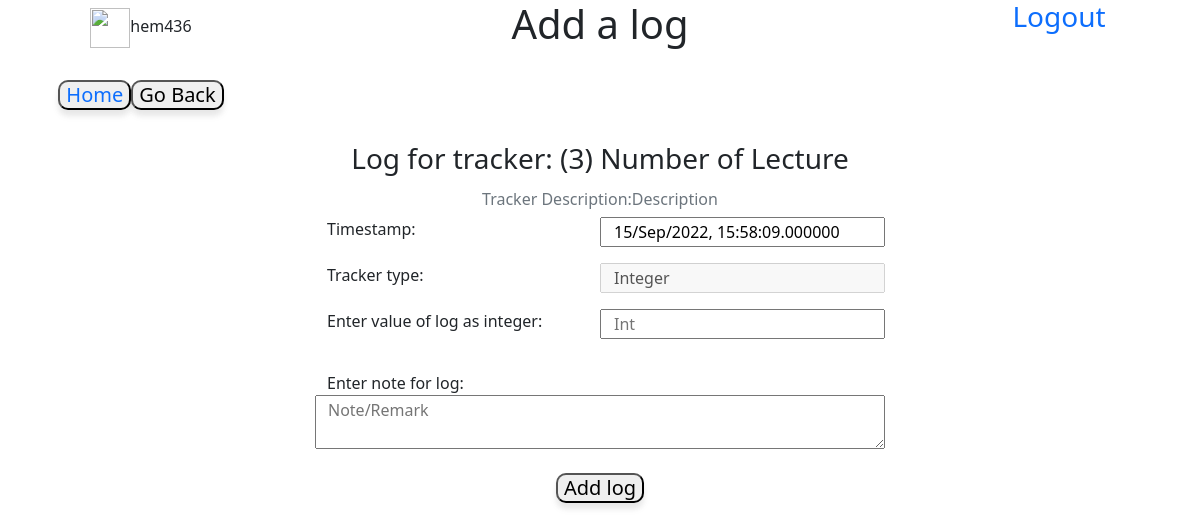
The app's page /3/log/add (signed in), older data.
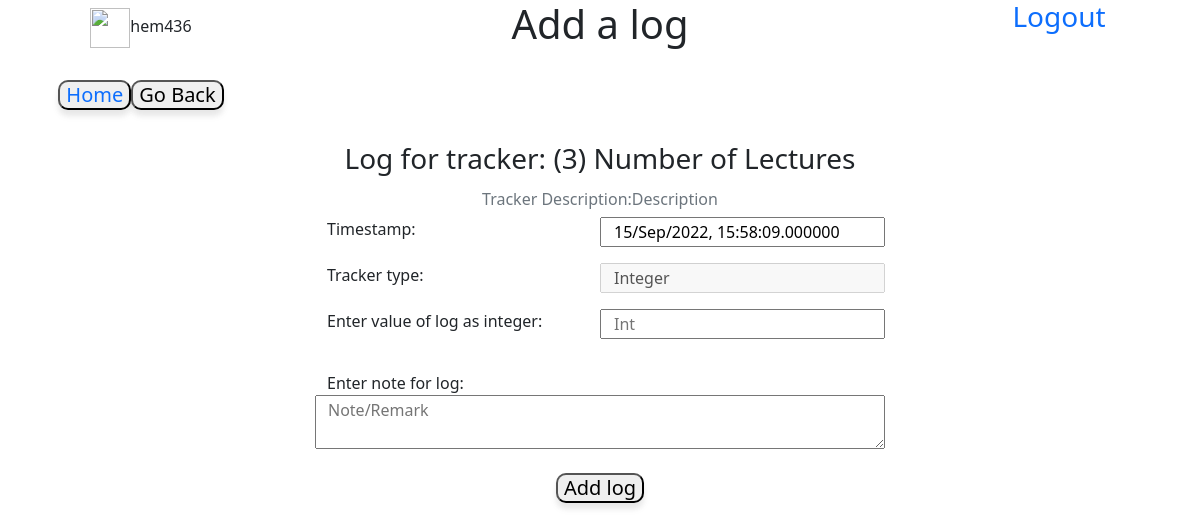
The same page, newer data.
### database.py (models this page shows)
class tracker(db.Model):
    user_id=db.Column(db.Integer,db.ForeignKey('user.id'),nullable=False)
    tracker_id=db.Column(db.Integer,primary_key=True,autoincrement=True)
    name=db.Column(db.String(30),nullable=False)
    desc=db.Column(db.String)
    type=db.Column(db.String,nullable=False)
    settings=db.Column(db.String)
    lastupdate=db.Column(db.DateTime)
    logs=db.relationship("log",cascade='all', backref="parent")

### application/controllers.py (the view, shortened to what this page needs)
@app.route('/<int:tracker_id>/log/add',methods=['GET','POST','PUT'])
@login_required
def add_logs(tracker_id): #
    if (tracker_id,) not in db.session.query(tracker.tracker_id).all():
        return notfound('tracker_id_not_found')
    t=tracker.query.get(tracker_id)
    timedict={'start':'','end':'','duration':''}
    if request.method=='GET':
        if request.args.get('start'):
            s=request.args.get('start')
        elif request.args.get('startb')=="start":
            s=datetime.now().strftime('%H:%M:%S')
        else:
            s=''
        if request.args.get('end'):
            e=request.args.get('end')
        elif request.args.get('endb')=="end":
            e=datetime.now().strftime('%H:%M:%S')
        else:
            e=''
        d=''
        if s!='' and e!='':
            d=datetime.strptime(e,'%H:%M:%S')-datetime.strptime(s,'%H:%M:%S')
        timedict={'start':s,'end':e,'duration':d}
    return render_template('add_logs.html',t=t,datetime=datetime,timedict=timedict)

### application/controllers.py (called while the page is built)
@login_manager.user_loader
def load_user(id):
    u=User.query.filter(User.fs_uniquifier==id).one()
    return u

### templates/add_logs.html (shortened to what this page needs)
<!DOCTYPE html>
<html lang="en" dir="ltr">
  <head>
    <link href="https://cdn.jsdelivr.net/npm/bootstrap@5.0.2/dist/css/bootstrap.min.css" rel="stylesheet">
    <link rel="stylesheet" href="/static/main.css">
  </head>
  <body>
    <div class="row">
      <div class="col-sm-3 d-flex justify-content-center">
        <span class="align-self-center"><img src='/static/userimg.png' width="40px" height="40px" />{{t.parent.username}}</span>
      </div>
      <div class="col-sm-6 d-flex justify-content-center">
        <h1>Add a log</h1>
      </div>
      <div class="col-sm-3 d-flex justify-content-center">
        <h3><a href="/logout"> Logout</a></h3>
      </div>
    </div><br>
    <div class="row">
      <div class="col-3 text-center h5"><button type="button"><a href="/main">Home </a></button><button type="button" name="back" onclick="javascrpt:history.back()">Go Back</button>
      </div>
    </div><br>
    <div class="container add_log">
      <div class="mb-3 row d-flex justify-content-center">
        <h3 align="center">Log for tracker: ({{t.tracker_id}}) {{t.name}}</h3>
        <br><br>
        <form id="log_form" action="add" method="post">
          <div class="mb-3 row">
            <h6 class="col-8 offset-2 text-muted text-center">Tracker Description:{{t.desc}}</h6>
            <label class="col-3 offset-3" for="time">Timestamp:</label>
            <input class="col-3" type="text" name="time" value="{{ datetime.now().strftime('%d/%b/%Y, %H:%M:%S.%f') }}">
          </div>
          <div class="mb-3 row">
            <label class="col-3 offset-3" for="type">Tracker type:</label>
            <input class="col-3" type="text" name="type" value="{{t.type}}" disabled><br>
          </div>
          <div class="mb-3 row">
            {% if t.type=="Multiple-choice" -%}
            <label class="col-3 offset-3" for="value">Select tracker value:</label>
            <select class="col-3" name="value">
              {% for i in t.settings.split(',') -%}
              <option value={{i}}>{{i}}</option>
              {% endfor %}
            </select>
          </div>
        </form>
        {% elif t.type=='Integer' %}
        <label class="col-3 offset-3" for="value">Enter value of log as integer:</label>
        <input class="col-3" type="number" name="value" placeholder="Int" required>
      </div>
      </form>
      {% elif t.type=='Numeric' %}
      <label class="col-3 offset-3" for="value">Enter value of log as float:</label>
      <input class="col-3" type="number" name="value" step='0.001' placeholder="float" required>
    </div>
    </form>
    {% endif %}
    </div>
    <div class="row">
      <label for="note" class="col-3 offset-3">Enter note for log:</label>
      <textarea form='log_form' class="col-6 offset-3" name="note" placeholder="Note/Remark" align="center"></textarea>
    </div><br>
    <div class="text-center h5">
      <button form="log_form" type="submit" name="submit">Add log</button>
    </div>
    </div>
  </body>
</html>

Row changes from the older to the newer data that the page shows:
changed tracker "Description": name "Number of Lecture" → "Number of Lectures"
